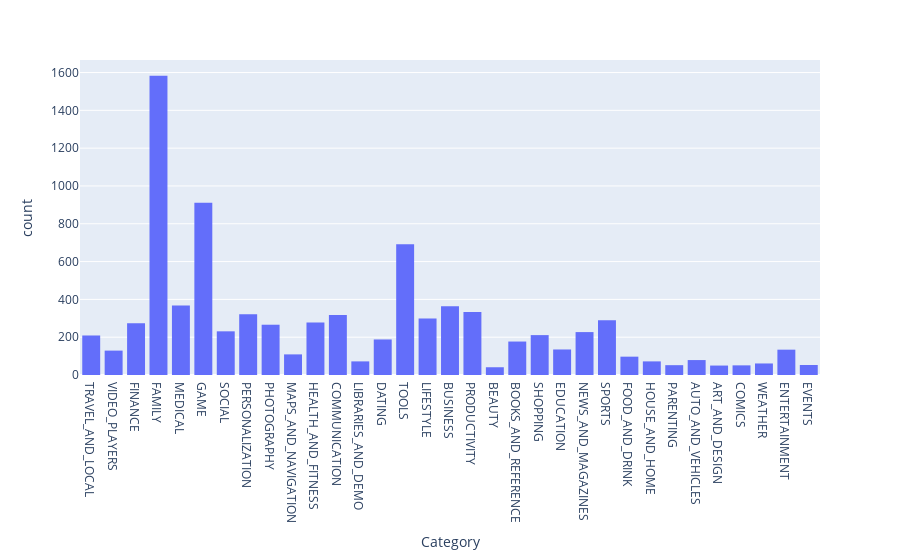

Notebook source saved alongside this figure:
### Markdown cell above
## Category Variable

### Code cell
fig_cat = px.histogram(X_train, x="Category")
fig_cat.show()

### Figure 1 — Plotly figure (JSON) as saved in the notebook; plotly's stock layout.template omitted (floating-point values rounded to 4 significant figures; data arrays with more than 128 entries replaced by an {"elided": "..."} marker saying what was removed)
{"data": [{"alignmentgroup": "True", "bingroup": "x", "hovertemplate": "Category=%{x}<br>count=%{y}<extra></extra>", "legendgroup": "", "marker": {"color": "#636efa", "pattern": {"shape": ""}}, "name": "", "offsetgroup": "", "orientation": "v", "showlegend": false, "type": "histogram", "x": {"elided": "8672 str values"}, "xaxis": "x", "yaxis": "y"}], "layout": {"barmode": "relative", "legend": {"tracegroupgap": 0}, "margin": {"t": 60}, "xaxis": {"anchor": "y", "domain": [0, 1], "title": {"text": "Category"}}, "yaxis": {"anchor": "x", "domain": [0, 1], "title": {"text": "count"}}}}
